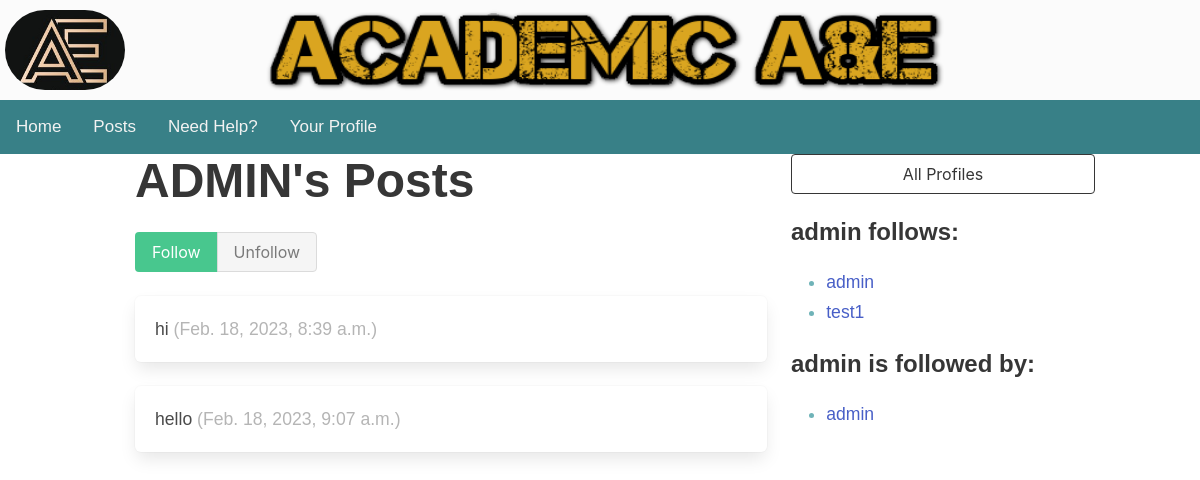
The app's page /posts/profile/23, older data.
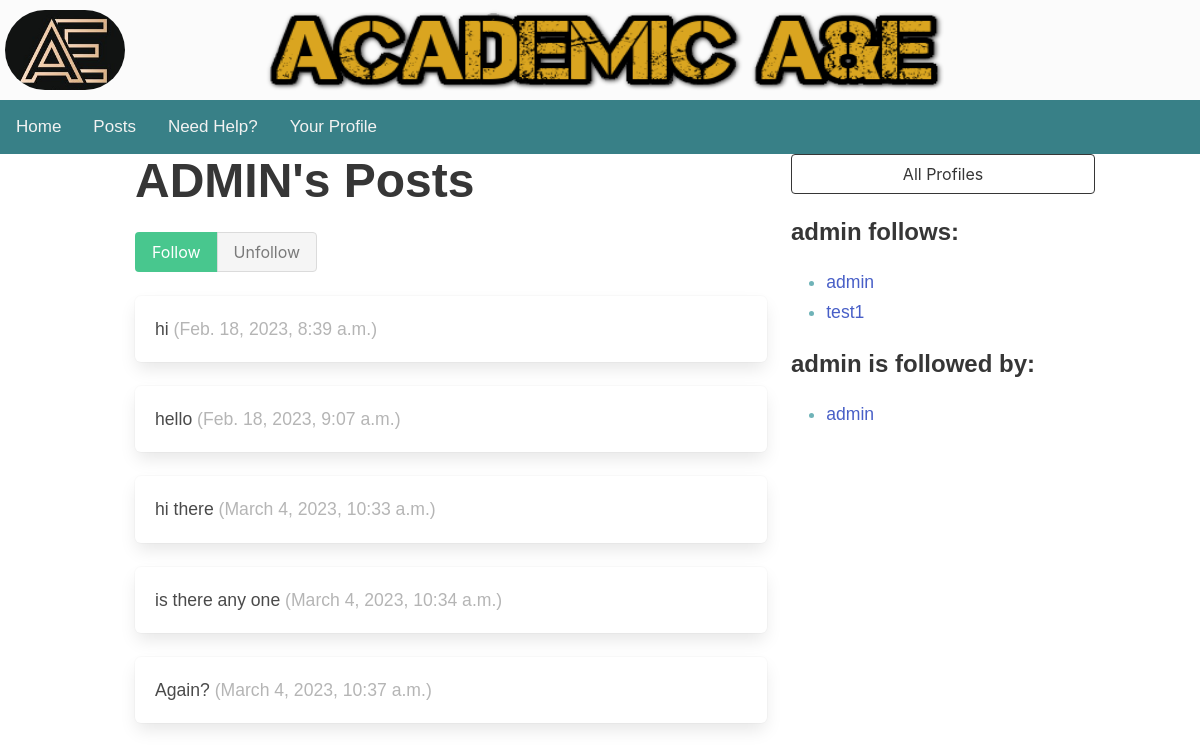
The same page, newer data.
### posts/models.py (models this page shows, shortened)
class Text_Post(models.Model):
    user = models.ForeignKey(
        User, related_name="posts", on_delete=models.DO_NOTHING
    )
    body = models.CharField(max_length=150)
    created_at = models.DateTimeField(auto_now_add=True)

class Posts_Profile(models.Model):
    user = models.OneToOneField(User, on_delete=models.CASCADE)
    follows = models.ManyToManyField(
        "self",
        related_name="followed_by",
        symmetrical=False,
        blank=True
    )
    def __str__(self):
        return self.user.username

### posts/views.py (the view, shortened to what this page needs)
# urls.py: path("profile/<int:pk>", profile, name="profile"),
def profile(request, pk):
    profile = Posts_Profile.objects.get(pk=pk)
    return render(request, "posts/profile.html", {"profile": profile})

### posts/templates/posts/profile.html (shortened to what this page needs)
{% extends "base.html" %}
{% block content %}
<div class="container">
    <div class="columns">
<div class="column">
    <div class="block">
    <h1 class="title is-1">
        {{profile.user.username|upper}}'s Posts
    </h1>
    <form method="post">
        <div class="buttons has-addons">
        {% if profile in user.posts_profile.follows.all %}
            <button class="button is-success is-static">Follow</button>
            <button class="button is-danger" name="follow" value="unfollow">
                Unfollow
            </button>
        {% else %}
            <button class="button is-success" name="follow" value="follow">
                Follow
            </button>
            <button class="button is-danger is-static">Unfollow</button>
        {% endif %}
        </div>
    </form>
    </div>
    <div class="content">
        {% for post in profile.user.posts.all %}
            <div class="box">
                {{ post.body }}
                <span class="is-small has-text-grey-light">
                    ({{ post.created_at }})
                </span>
            </div>
        {% endfor %}
    </div>
</div>
<div class="column is-one-third">
    <div class="block">
        <a href="{% url 'posts:profile_list' %}">
            <button class="button is-dark is-outlined is-fullwidth">
                All Profiles
            </button>
        </a>
    </div>
    <div class="block">
        <h3 class="title is-4">
            {{profile.user.username}} follows:
        </h3>
        <div class="content">
            <ul>
            {% for following in profile.follows.all %}
                <li>
                    <a href="{% url 'posts:profile' following.id %}">
                        {{ following }}
                    </a>
                </li>
            {% endfor %}
            </ul>
        </div>
    </div>
    <div class="block">
        <h3 class="title is-4">
            {{profile.user.username}} is followed by:
        </h3>
        <div class="content">
            <ul>
            {% for follower in profile.followed_by.all %}
                <li>
                    <a href="{% url 'posts:profile' follower.id %}">
                        {{ follower }}
                    </a>
                </li>
            {% endfor %}
            </ul>
        </div>
    </div>
</div>
    </div>
</div>
{% endblock content %}

Row changes from the older to the newer data that the page shows:
added Text_Post: body "hi there", created_at "March 4, 2023, 10:33 a.m."
added Text_Post: body "is there any one", created_at "March 4, 2023, 10:34 a.m."
added Text_Post: body "Again?", created_at "March 4, 2023, 10:37 a.m."
